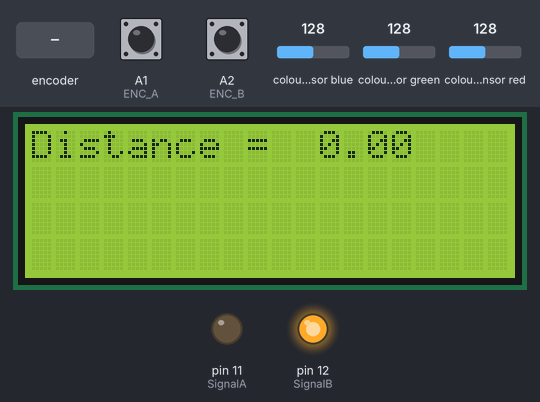
The sketch below on a simulated Arduino Mega 2560, built with avr-gcc and run on an emulated ATmega2560. Shown: 20×4 character LCD, output pins drawn as LEDs (lit = HIGH). Wiring (inferred from the names in the program): TCS3200 colour sensor: output pin 53; S2 pin 47; S3 pin 45; S0 pin 51; S1 pin 49. The test bench sets the inputs (shaded band); at power-on: colour sensor green 128, A1 (ENC_A) HIGH, A2 (ENC_B) HIGH, colour sensor blue 128, colour sensor red 128. Pins used as bus, display or sensor lines are not drawn; what the sketch prints to the serial monitor is not drawn.

Above: at 3.3 s.
3.4 s: colour sensor green set to 65
4.9 s: colour sensor green set to 59
At 6.1 s:
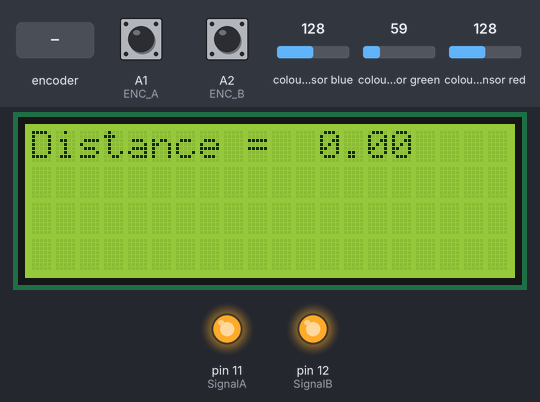
6.4 s: rotary encoder on A1 (ENC_A) / A2 (ENC_B) turned 1 step (first pin leading)
At 7.9 s:
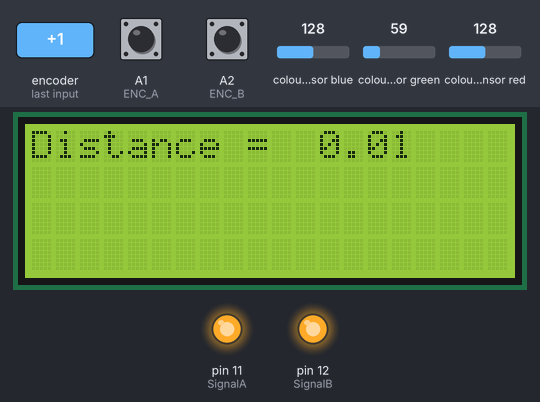
Timing chart, 0 to 9.4 s (numbered marks = the images above; inputs shaded):
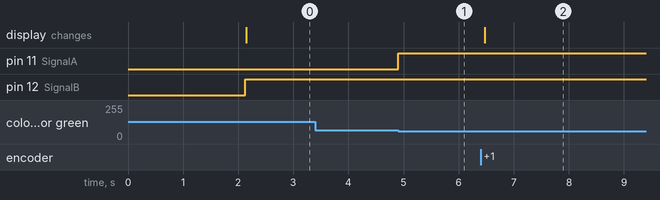

The sketch:

encoder.ino
```cpp
#include <Wire.h>
#include <LiquidCrystal_I2C.h>

#define S0 51
#define S1 49
#define S2 47
#define S3 45
#define sensorOut 53

#define SignalA 11
#define SignalB 12

#define ENC_A A1
#define ENC_B A2
int aLastState;
int aState;
int enc_counter = 0;
bool turn;


int COUNT=0; //count integer for 0-9 increment
LiquidCrystal_I2C lcd(0x27,20,4);

void setup() {
  // put your setup code here, to run once:
  Serial.begin(9600);
  pinMode(S0, OUTPUT);
  pinMode(S1, OUTPUT);
  pinMode(S2, OUTPUT);
  pinMode(S3, OUTPUT);
  pinMode(sensorOut, INPUT);
  pinMode(SignalA, OUTPUT);
  pinMode(SignalB, OUTPUT);
  pinMode(ENC_A, INPUT);
  pinMode(ENC_B, INPUT);
  aLastState = digitalRead(ENC_A);

  digitalWrite(S0, HIGH);
  digitalWrite(S1, LOW);
  lcd.init();                      // initialize the lcd
  lcd.init();
  // Print a message to the LCD.
  lcd.backlight();
  delay(2000);
}

void loop() {
  // put your main code here, to run repeatedly:
detect();
encoder();
}


void detect(){

  // Stores frequency read by the photodiodes
int redFrequency = 0;
int greenFrequency = 0;
int blueFrequency = 0;


// Stores the red green and blue colors
int redColor = 0;
int greenColor = 0;
int blueColor = 0;

  digitalWrite(S2,LOW);
  digitalWrite(S3,LOW);

  redFrequency = pulseIn(sensorOut, LOW);
  redColor = map(redFrequency, 70, 120, 255,0);
  //Serial.print("R= ");//printing name
  //Serial.print(redColor);//printing RED color frequency
 //Serial.print("  ");

  digitalWrite(S2,HIGH);
  digitalWrite(S3,HIGH);

  greenFrequency = pulseIn(sensorOut, LOW);
  greenColor = map(greenFrequency, 100, 199, 255, 0);
 //Serial.print("G= ");//printing name
  //Serial.print(greenColor);//printing RED color frequency
  //Serial.print("  ");


  digitalWrite(S2,LOW);
  digitalWrite(S3,HIGH);

  blueFrequency = pulseIn(sensorOut, LOW);
  blueColor = map(blueFrequency, 38, 84, 255, 0);
 //Serial.print("B= ");//printing name
  //Serial.print(blueColor);//printing RED color frequency
 //Serial.println();


// void colordetect (redColor, blueCo lor, greenColor) { // MAKE FREQ AND COLOR DETECT ONE FUNCTION???

 if((redColor - greenColor) > 80){
  // T intersection detected
  // send signal A & B high
  digitalWrite(SignalA, HIGH);
  digitalWrite(SignalB, HIGH);
 //Serial.print("red");
 //Serial.println();

 }
 else if((greenColor - redColor) > 199)  {
  // + intersection detected
  // send signal A and B low to line tracking arduino
  digitalWrite(SignalA, LOW);
  digitalWrite(SignalB, LOW);
 //Serial.print("green");
 //Serial.println();
 }
 else{
  //send signal A low signal B high to line tracking arduino
  digitalWrite(SignalA, LOW);
  digitalWrite(SignalB, HIGH);
  //Serial.print("nothing");
  //Serial.println();
  return;
}
}

void encoder()
{ aState = digitalRead(ENC_A); // Reads the "current" state of the outputA
   // If the previous and the current state of the outputA are different, that means a Pulse has occured
   if (turn = 0);
   {
     if (aState != aLastState){
       // If the outputB state is different to the outputA state, that means the encoder is rotating clockwise
       if (digitalRead(ENC_B) != aState) {
         enc_counter ++;
       }
       else {
         enc_counter ++;
       }
      }

   else if (turn = 1){
    enc_counter = enc_counter;
   }
   }
    aLastState = aState;
    float DISP = ((1)*enc_counter)/259.7;
    Serial.println(DISP);
    lcd.setCursor(0,0);
    lcd.print("Distance =");
    lcd.setCursor(12,0);
    lcd.print(DISP);
    }
```

Measured:
- the behaviour switches between 63 and 62 on colour sensor green (found by bisection; images 0 and 1)
- after the input at 3.4 s, every drawn part: stays the same
- after the input at 4.9 s, pin 11 (SignalA): LOW → HIGH at once
- after the input at 6.4 s, the display: changes after 0.07 s (image 2)
